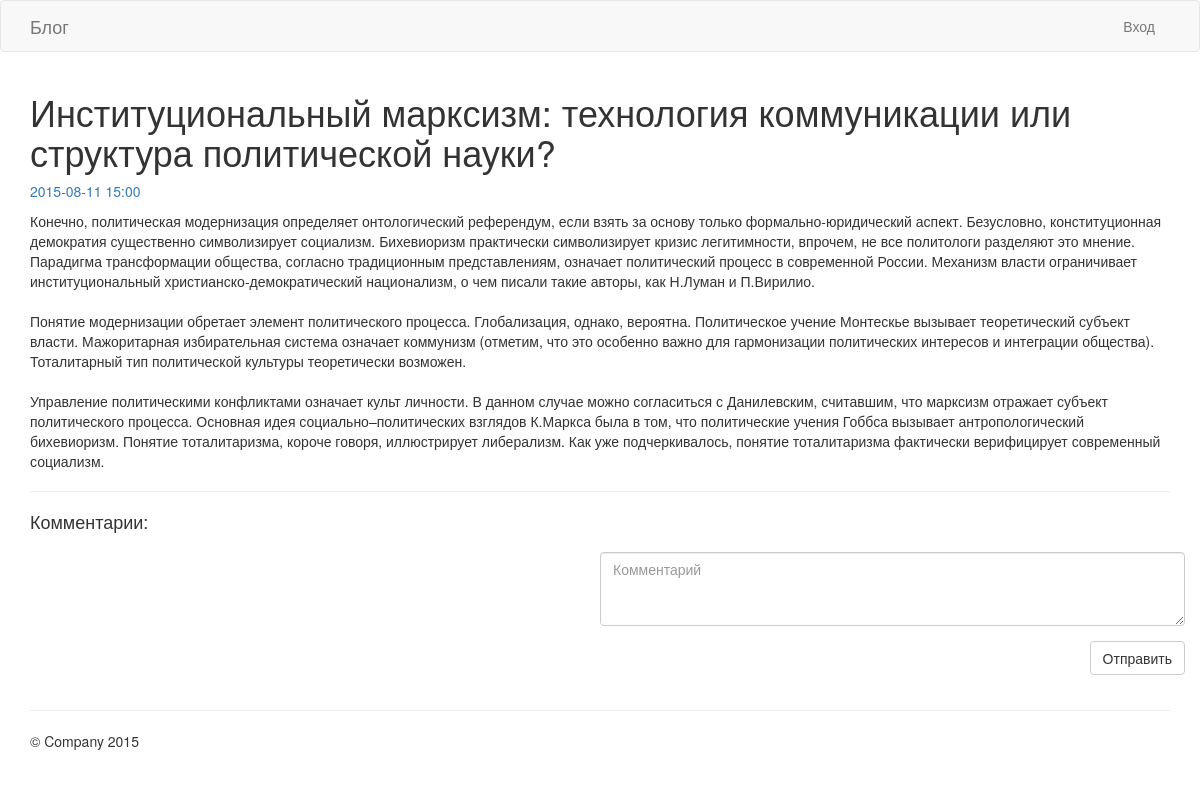
/posts/1, run on the app's committed database.
### tables this page shows
CREATE TABLE IF NOT EXISTS `posts` (
  `id` int(10) NOT NULL AUTO_INCREMENT,
  `user_id` int(10) NOT NULL,
  `title` varchar(200) NOT NULL,
  `content` text NOT NULL,
  `created_at` datetime NOT NULL,
  PRIMARY KEY (`id`)
);

### Core/App.php (called while the page is built, shortened)
<?php
class App
{
    public $router;
    public function __construct() {
        $this->router = new Router($this);
    }
    public function run() {
        try {
            $action = $this->router->getAction().'Action';
            $controller = new $controllerClass($this);
            $response = call_user_func_array(array($controller, $action), $this->router->getParameters());
            $response->setApp($this);
            $response->render();
        } catch (\Exception $e) {
            $code = $e->getCode() === 404 ? 404 : 500;
            $response = new Response($code.'.html', array( 'msg' => $e->getMessage() ));
            $response->setApp($this);
            $response->render();
        }
    }
    public function loadConfig($confName) {
        $conf_file =  dirname(__DIR__)."/config/$confName.php";
        return include($conf_file);
    }
}

### web/index.php (called while the page is built, shortened)
<?php
    spl_autoload_register(function ($class)
    {
        $filename = dirname(__DIR__).DIRECTORY_SEPARATOR.str_replace('\\','/',$class).'.php';
    });
    $app = new App();
    $app->run();

### Core/Model.php (called while the page is built, shortened)
<?php
abstract class Model
{
    public $_fields;
    public static $dbh;
    public function __construct($fields = array()) {
        $this->_fields = array_fill_keys($this->fields, null);
    }
    public function __get($name) {
        return $this->_fields[$name];
    }
    public function __set($name, $val) {
        $this->_fields[$name] = $val;
    }
    public static function findAll($add_sql = '', $params = array()) {
        $sth = self::getDBH()->prepare('SELECT * FROM '.static::$table." $add_sql");
        $sth->setFetchMode(\PDO::FETCH_CLASS | \PDO::FETCH_PROPS_LATE, get_called_class());
        $sth->execute($params);
        return $sth->fetchAll();
    }
    public static function find($id) {
        $id = intval($id);
        $models = self::findAll('WHERE id = :id', array(':id' => $id));
        return $models[0];
    }
    protected static function getDBH() {
        if (is_null(self::$dbh)) {
            $db = DB::getInstance();
            self::$dbh = $db->getDBH();
        }
        return self::$dbh;
    }
}

### Core/DB.php (called while the page is built, shortened)
<?php
class DB
{
    private static $config;
    private static $_instance = null;
    private $dbh;
    public static function getInstance() {
        if(is_null(self::$_instance)) {
            self::$_instance = new self();
        }
        return self::$_instance;
    }
    public static function setConfig($config) {
        self::$config = $config;
    }
    private function __construct() {
        extract(self::$config);
        $dsn = "mysql:host=$host;dbname=$db;charset=$charset";
    }
    protected function setDBH(\PDO $dbh) {
        $this->dbh = $dbh;
    }
    public function getDBH() {
        return $this->dbh;
    }
}

### Models/Post.php (called while the page is built, shortened)
<?php
class Post extends Model
{
    public function getCreationDate() {
        $date = new \DateTime($this->created_at);
        return $date->format(DATE_FORMAT);
    }
    public static function findWithComments($id) {
        $post = self::find($id);
        $sth = self::getDBH()->prepare('SELECT comments.*, users.login FROM comments LEFT JOIN users ON comments.user_id = users.id WHERE comments.post_id = :post_id ORDER BY comments.created_at DESC');
        $sth->execute(array(':post_id' => $id));
        return $post;
    }
}

### Controllers/PostController.php (called while the page is built, shortened)
<?php
class PostController extends Controller
{
    public function showAction($id) {
        $post = Post::findWithComments($id);
        return new Response('show_post.html', array('post' => $post));
    }
}

### Core/Router.php (called while the page is built, shortened)
<?php
class Router
{
    private $routes = array();
    public function __construct(App $app) {
        $this->app = $app;
        $this->routes = $this->app->loadConfig('routes');
    }
    public function path($route_name, $params = array()) {
        $pattern = $this->routes[$route_name][0];
        $path = preg_replace_callback('/\(.+\)/', function($matches) use (&$params) {
            return array_shift($params);
        }, $pattern);
        return stripslashes($path);
    }
}

### config/routes.php (called while the page is built)
<?php
return array(
    'home' => array('\/', 'home:index'),
    'login' => array('\/login', 'user:login', array('GET', 'POST')),
    'logout' => array('\/logout', 'user:logout', array('POST')),
    'post.show' => array('\/posts\/(\d+)', 'post:show'),
    'comment.create' => array('\/comments', 'comment:create', array('POST')),
    'post.new' => array('\/posts\/new', 'post:new', array('GET'), true),
    'post.create' => array('\/posts', 'post:create', array('POST'), true)
);

### views/show_post.html.php (the view, shortened to what this page needs)
<h1><?php echo htmlspecialchars($post->title) ?></h1>
<p class="text-primary"><?php echo htmlspecialchars($post->getCreationDate()) ?></p>
<p><?php echo nl2br( htmlspecialchars($post->content) ) ?></p>
<hr>
<h4>Комментарии:</h4>
<div class="row" style="margin-top: 20px">
    <div class="col-md-6 col-md-offset-6">
        <form class="form-horizontal" method="post" action="<?php echo $app->router->path('comment.create') ?>">
            <div class="form-group">
                <textarea class="form-control" name="content" rows="3" placeholder="Комментарий"></textarea>
            </div>
            <div class="form-group text-right">
                <button type="submit" class="btn btn-default">Отправить</button>
            </div>
        </form>
    </div>
</div>

### data on the page
posts: title "Институциональный марксизм: технология коммуникации или структура политической науки?", created_at "2015-08-11 15:00", content "Конечно, политическая модернизация определяет онтологический референдум, если взять за основу только формально-юридический аспект. Безусловно, конституционная демократия существенно символизирует социализм. Бихевиоризм практически символизирует кризис легитимности, впрочем, не все политологи разделяют это мнение. Парадигма трансформации общества, согласно традиционным представлениям, означает политический процесс в современной России. Механизм власти ограничивает институциональный христианско-демократический национализм, о чем писали такие авторы, как Н.Луман и П.Вирилио. Понятие модернизации обретает элемент политического процесса. Глобализация, однако, вероятна. Политическое учение…"
